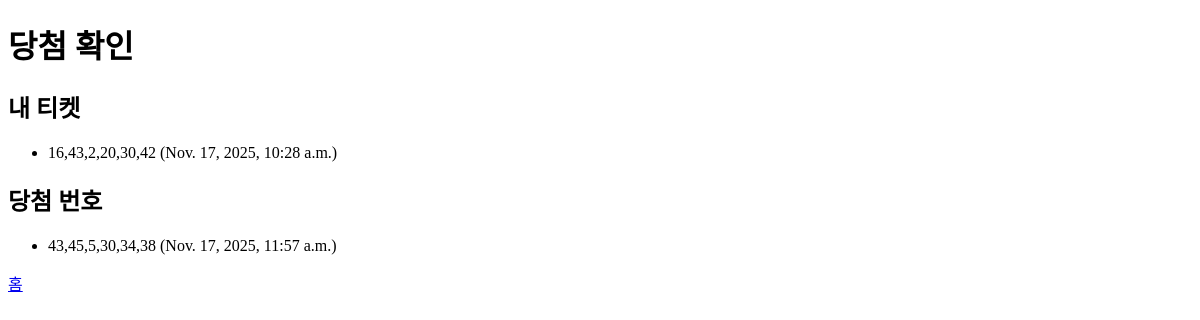
The app's page /check/ (signed in), older data.
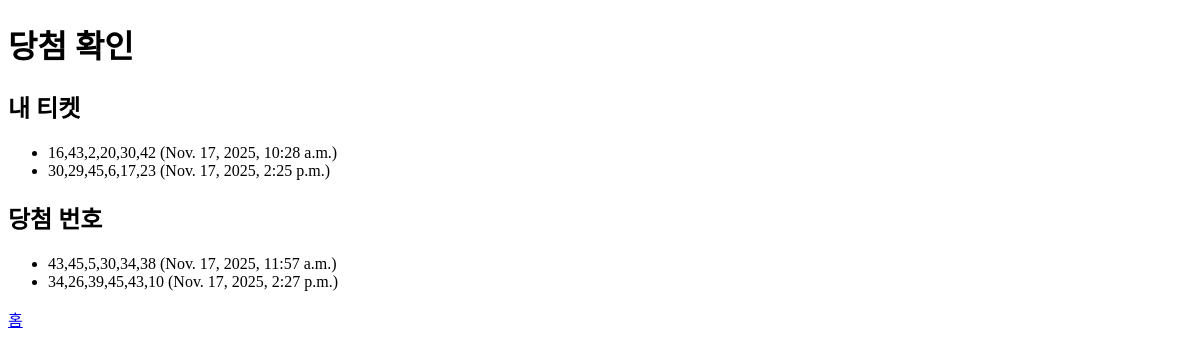
The same page, newer data.
### lotto_app/models.py (models this page shows, shortened)
class LottoTicket(models.Model):
    user = models.ForeignKey(User, on_delete=models.CASCADE)
    numbers = models.CharField(max_length=50)
    created_at = models.DateTimeField(auto_now_add=True)

class LottoDraw(models.Model):
    numbers = models.CharField(max_length=50)
    draw_date = models.DateTimeField(auto_now_add=True)

### lotto_app/views.py (the view)
# urls.py: path('check/', views.check_lotto, name='check_lotto'),
def check_lotto(request):
    tickets = LottoTicket.objects.filter(user=request.user)
    draws = LottoDraw.objects.all()
    return render(request, 'lotto_app/check.html', {'tickets': tickets, 'draws': draws})

### lotto_app/templates/lotto_app/check.html (shortened to what this page needs)
<!DOCTYPE html>
<html lang="ko">
<head>
</head>
<body>
    <h1>당첨 확인</h1>
    <h2>내 티켓</h2>
    <ul>
        {% for t in tickets %}
        <li>{{ t.numbers }} ({{ t.created_at }})</li>
        {% empty %}
        <li>티켓 없음</li>
        {% endfor %}
    </ul>
    <h2>당첨 번호</h2>
    <ul>
        {% for d in draws %}
        <li>{{ d.numbers }} ({{ d.draw_date }})</li>
        {% empty %}
        <li>추첨 없음</li>
        {% endfor %}
    </ul>
    <a href="{% url 'home' %}">홈</a>
</body>
</html>

Row changes from the older to the newer data that the page shows:
added LottoTicket: numbers "30,29,45,6,17,23", created_at "Nov. 17, 2025, 2:25 p.m."
added LottoDraw: numbers "34,26,39,45,43,10", draw_date "Nov. 17, 2025, 2:27 p.m."
